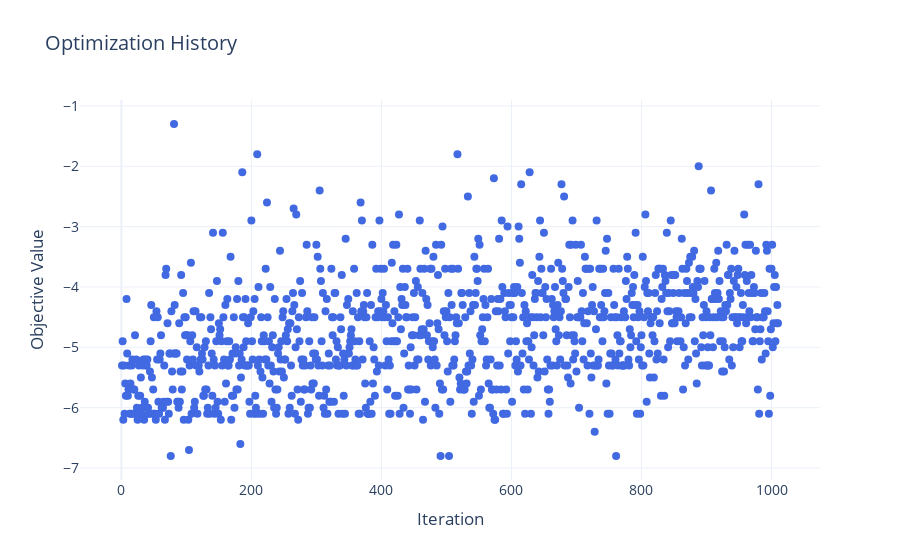

The cell this chart's notebook holds for it:
### Code cell
import plotly.graph_objs as go
import plotly.io as pio

# Assuming y_train is already defined and contains the history of function values

# Convert y_train to a numpy array for easy manipulation (if it's not already)
y_train_np = y_train.squeeze().numpy()  # Convert to 1D array if it's a 2D tensor

# Create an iteration index for plotting
iterations = list(range(1, len(y_train_np) + 1))

# Create the plot using Plotly
fig = go.Figure()

# Add the line plot for the objective values
fig.add_trace(go.Scatter(
    x=iterations,
    y=y_train_np,
    mode='markers',
    name='Objective Value',
    line=dict(color='royalblue', width=2),
    marker=dict(size=8)
))

# Update layout to add titles and labels
fig.update_layout(
    title='Optimization History',
    xaxis_title='Iteration',
    yaxis_title='Objective Value',
    template='plotly_white',
    font=dict(size=14),
)

# Show the plot
fig.show()

### Figure 1 — Plotly figure (JSON) as saved in the notebook; plotly's stock layout.template omitted (floating-point values rounded to 4 significant figures; data arrays with more than 128 entries replaced by an {"elided": "..."} marker saying what was removed)
{"data": [{"line": {"color": "royalblue", "width": 2}, "marker": {"size": 8}, "mode": "markers", "name": "Objective Value", "type": "scatter", "x": {"elided": "1010 int values"}, "y": {"elided": "1010 float values"}}], "layout": {"font": {"size": 14}, "title": {"text": "Optimization History"}, "xaxis": {"title": {"text": "Iteration"}}, "yaxis": {"title": {"text": "Objective Value"}}}}
